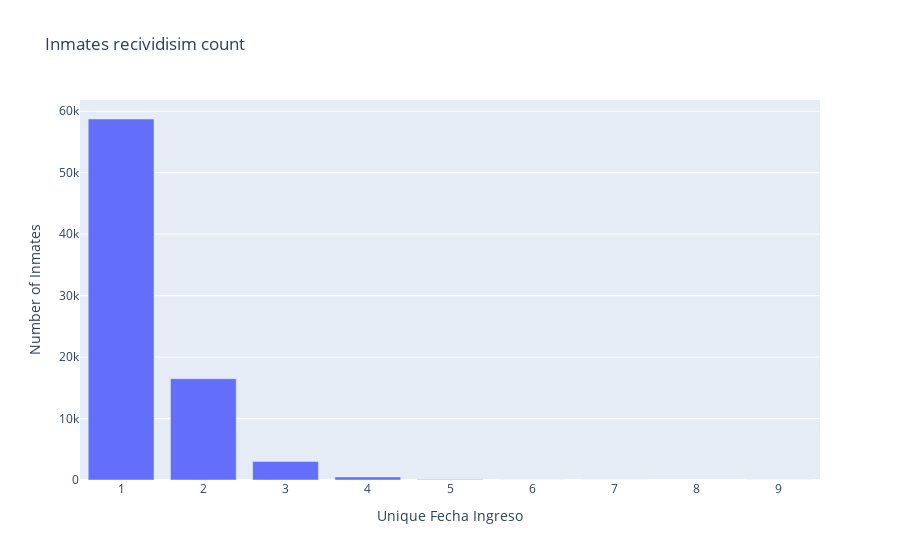

This figure's notebook cell:
### Code cell
import plotly.express as px
fig = px.bar(number_captures_by_inmate, 
             x='Unique Fecha Ingreso', 
             y='Number of Inmates',
             title = 'Inmates recividisim count')
fig.show()

### Figure 1 — Plotly figure (JSON) as saved in the notebook; plotly's stock layout.template omitted (floating-point values rounded to 4 significant figures)
{"data": [{"alignmentgroup": "True", "hovertemplate": "Unique Fecha Ingreso=%{x}<br>Number of Inmates=%{y}<extra></extra>", "legendgroup": "", "marker": {"color": "#636efa"}, "name": "", "offsetgroup": "", "orientation": "v", "showlegend": false, "textposition": "auto", "type": "bar", "x": [1, 2, 3, 4, 5, 6, 7, 9], "xaxis": "x", "y": [58739, 16478, 3023, 497, 91, 10, 2, 1], "yaxis": "y"}], "layout": {"barmode": "relative", "legend": {"tracegroupgap": 0}, "title": {"text": "Inmates recividisim count"}, "xaxis": {"anchor": "y", "domain": [0, 1], "title": {"text": "Unique Fecha Ingreso"}}, "yaxis": {"anchor": "x", "domain": [0, 1], "title": {"text": "Number of Inmates"}}}}
